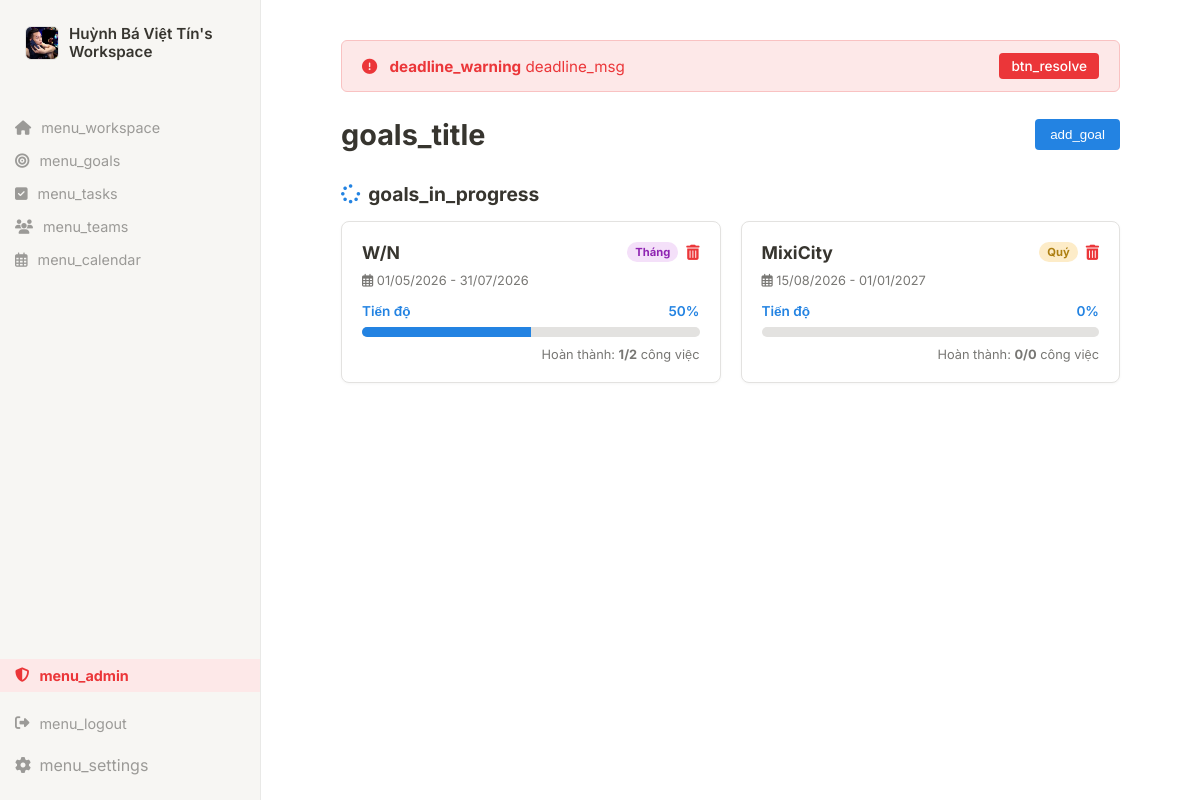
Page /public/index.php?action=goals (signed in) on the committed database.
### tables this page shows
CREATE TABLE `users` (
  `id` int(11) NOT NULL AUTO_INCREMENT,
  `fullname` varchar(100) NOT NULL,
  `email` varchar(100) NOT NULL,
  `password` varchar(255) NOT NULL,
  `role` enum('admin','user') DEFAULT 'user',
  `created_at` timestamp NOT NULL DEFAULT current_timestamp(),
  `phone` varchar(20) DEFAULT NULL,
  `avatar` varchar(255) DEFAULT 'default.png',
  `notifications` tinyint(1) DEFAULT 1,
  `language` varchar(10) DEFAULT 'vi',
  `timezone` varchar(50) DEFAULT 'Asia/Ho_Chi_Minh',
  `dob` date DEFAULT NULL,
  `address` varchar(255) DEFAULT NULL,
  `bio` text DEFAULT NULL,
  `notify_deadline` tinyint(1) DEFAULT 1,
  `notify_alerts` tinyint(1) DEFAULT 1,
  `is_locked` tinyint(1) DEFAULT 0,
  PRIMARY KEY (`id`),
  UNIQUE KEY `email` (`email`)
);

CREATE TABLE `goals` (
  `id` int(11) NOT NULL AUTO_INCREMENT,
  `user_id` int(11) NOT NULL,
  `title` varchar(255) NOT NULL,
  `type` enum('Tuần','Tháng','Quý') DEFAULT 'Tuần',
  `start_date` date DEFAULT NULL,
  `end_date` date DEFAULT NULL,
  `status` enum('Đang tiến hành','Hoàn thành') DEFAULT 'Đang tiến hành',
  PRIMARY KEY (`id`),
  KEY `fk_goals_users` (`user_id`),
  CONSTRAINT `fk_goals_users` FOREIGN KEY (`user_id`) REFERENCES `users` (`id`) ON DELETE CASCADE
);

### src/core/Database.php (called while the page is built, shortened)
<?php
class Database {
    private static $instance = null;
    private $conn;
    private $host = 'localhost';
    private $db_name = 'quanly_congviec';
    private $username = 'root';
    private $password = '';
    private function __construct() {
        try {
            $this->conn = new PDO(
                "mysql:host=" . $this->host . ";dbname=" . $this->db_name . ";charset=utf8mb4",
                $this->username,
                $this->password
            );
            $tz = date('P');
            $this->conn->exec("SET time_zone = '{$tz}';");
            $this->conn->setAttribute(PDO::ATTR_ERRMODE, PDO::ERRMODE_EXCEPTION);
        } catch(PDOException $e) {
            die("Lỗi kết nối Cơ sở dữ liệu: " . $e->getMessage());
        }
    }
    public static function getInstance() {
        if (!self::$instance) {
            self::$instance = new Database();
        }
        return self::$instance;
    }
    public function getConnection() {
        return $this->conn;
    }
}

### src/Models/GoalModel.php (called while the page is built, shortened)
<?php
require_once PROJECT_ROOT . '/src/Core/Database.php';
class GoalModel {
    private $conn;
    public function __construct() {
        $this->conn = Database::getInstance()->getConnection();
    }
    public function getGoalsWithProgress($userId) {
        $sql = "SELECT g.*,
                COUNT(t.id) as total_tasks,
                SUM(CASE WHEN t.status = 'Done' THEN 1 ELSE 0 END) as completed_tasks
                FROM goals g
                LEFT JOIN tasks t ON g.id = t.goal_id
                WHERE g.user_id = :user_id
                GROUP BY g.id
                ORDER BY g.end_date ASC";
        $stmt = $this->conn->prepare($sql);
        $stmt->execute(['user_id' => $userId]);
        return $stmt->fetchAll(\PDO::FETCH_ASSOC);
    }
}

### views/goals/index.php (the view, shortened to what this page needs)
<?php
require_once PROJECT_ROOT . '/views/layout/header.php';
require_once PROJECT_ROOT . '/src/Models/GoalModel.php';
$goalModel = new \Tinhu\TaskManager\Models\GoalModel();
$userId = $_SESSION['user_id'];
$goals = $goalModel->getGoalsWithProgress($userId);
$activeGoals = [];
$completedGoals = [];
foreach($goals as $g) {
    $total = $g['total_tasks'] ?? 0;
    $completed = $g['completed_tasks'] ?? 0;
    $percent = $total > 0 ? round(($completed / $total) * 100) : 0;
    $g['percent'] = $percent;
    if($total > 0 && $percent == 100) {
        $completedGoals[] = $g;
    } else {
        $activeGoals[] = $g;
    }
}
$typeColors = [
    'Tuần' => ['bg' => '#e8f3fb', 'text' => '#0b6e99'],
    'Tháng' => ['bg' => '#f4e0f9', 'text' => '#8f24b2'],
    'Quý' => ['bg' => '#fdecc8', 'text' => '#ad7f11']
];
function renderGoalCard($g, $typeColors, $isCompleted = false) {
    $color = $typeColors[$g['type']] ?? $typeColors['Tuần'];
    $progressBarColor = $isCompleted ? '#0f7b6c' : '#2383e2';
    $opacity = $isCompleted ? '0.7' : '1';
    $border = $isCompleted ? 'border: 1px solid #0f7b6c;' : 'border: 1px solid #e3e2e0;';
    echo "
    <div style='background: white; border-radius: 8px; padding: 20px; box-shadow: 0 1px 3px rgba(0,0,0,0.04); opacity: {$opacity}; {$border}'>
        <div style='display: flex; justify-content: space-between; align-items: flex-start; margin-bottom: 10px;'>
            <h3 style='margin: 0; font-size: 1.1rem; color: #37352f;'>" . htmlspecialchars($g['title']) . "</h3>
            <div style='display: flex; gap: 8px; align-items: center;'>
                <span style='background: {$color['bg']}; color: {$color['text']}; padding: 3px 8px; border-radius: 12px; font-size: 0.7rem; font-weight: bold;'>
                    {$g['type']}
                </span>
                <a href='index.php?action=delete-goal&id={$g['id']}' onclick=\"return confirm('Sếp có chắc muốn xóa mục tiêu này? Các công việc bên trong sẽ không bị xóa mà chỉ mất liên kết mục tiêu.')\" style='color: #eb3639; font-size: 0.95rem; text-decoration: none;' title='Xóa mục tiêu'>
                    <i class='fas fa-trash-alt'></i>
                </a>
            </div>
            </div>
        <div style='font-size: 0.8rem; color: #787774; margin-bottom: 15px;'>
            <i class='far fa-calendar-alt'></i> " . date('d/m/Y', strtotime($g['start_date'])) . " - " . date('d/m/Y', strtotime($g['end_date'])) . "
        </div>
        <div style='margin-bottom: 8px; display: flex; justify-content: space-between; font-size: 0.85rem; font-weight: 600;'>
            <span style='color: {$progressBarColor};'>Tiến độ</span>
            <span style='color: {$progressBarColor};'>{$g['percent']}%</span>
        </div>
        <div style='background: #e3e2e0; height: 10px; border-radius: 10px; overflow: hidden; margin-bottom: 10px;'>
            <div style='background: {$progressBarColor}; height: 100%; width: {$g['percent']}%; transition: width 0.5s ease;'></div>
        </div>
        <div style='font-size: 0.8rem; color: #787774; text-align: right;'>
            Hoàn thành: <strong>{$g['completed_tasks']}/{$g['total_tasks']}</strong> công việc
        </div>
    </div>";
}
?>
<div style="display: flex; justify-content: space-between; align-items: center; margin-bottom: 20px;">
    <h1 style="font-size: 1.8rem; margin: 0;"><?= __('goals_title') ?></h1>
    <button onclick="document.getElementById('goalModal').style.display='block'" style="background: #2383e2; color: white; border: none; padding: 8px 15px; border-radius: 4px; cursor: pointer; font-weight: 500;">
        <?= __('add_goal') ?>
    </button>
</div>
<h2 style="font-size: 1.2rem; color: #37352f; margin-top: 30px; margin-bottom: 15px;"><i class="fas fa-spinner fa-spin" style="margin-right: 8px; color: #2383e2;"></i><?= __('goals_in_progress') ?></h2>
<div style="display: grid; grid-template-columns: repeat(auto-fill, minmax(300px, 1fr)); gap: 20px;">
    <?php
    if(empty($activeGoals)) {
        echo "<p style='color: #787774;'>Không có mục tiêu nào đang thực hiện.</p>";
    } else {
        foreach($activeGoals as $g) renderGoalCard($g, $typeColors, false);
    }
    ?>
</div>
<?php require_once PROJECT_ROOT . '/views/layout/footer.php'; ?>

### public/index.php (shortened to what this page needs)
<?php
$action = $_GET['action'] ?? 'login';
switch ($action) {
    case 'goals':
        require_once PROJECT_ROOT . '/views/goals/index.php';
        break;
}

### views/layout/header.php (shortened to what this page needs)
<?php
$fullname = $_SESSION['fullname'] ?? 'Admin';
$lang = $_SESSION['language'] ?? 'vi';
$dictionary = require PROJECT_ROOT . "/lang/{$lang}.php";
if (!function_exists('__')) {
    function __($keyword) {
        global $dictionary;
        return $dictionary[$keyword] ?? $keyword;
    }
}
$dueCount = 0;
$userAvatarPath = 'https://ui-avatars.com/api/?name=' . urlencode($fullname) . '&background=random';
try {
    $db = \Tinhu\TaskManager\Core\Database::getInstance()->getConnection();
    $uid = $_SESSION['user_id'];
    $stmt1 = $db->prepare("SELECT COUNT(*) FROM tasks WHERE user_id = ? AND status != 'Done' AND due_date <= CURDATE() AND due_date != '0000-00-00' AND due_date IS NOT NULL");
    $stmt1->execute([$uid]);
    $countPersonal = (int)$stmt1->fetchColumn();
    $stmt2 = $db->prepare("SELECT COUNT(*) FROM team_tasks WHERE assigned_to = ? AND status != 'Done' AND due_date <= CURDATE() AND due_date != '0000-00-00' AND due_date IS NOT NULL");
    $stmt2->execute([$uid]);
    $countTeam = (int)$stmt2->fetchColumn();
    $dueCount = $countPersonal + $countTeam;
    $stmtAvatar = $db->prepare("SELECT avatar FROM users WHERE id = ?");
    $stmtAvatar->execute([$uid]);
    $dbAvatar = $stmtAvatar->fetchColumn();
    if (!empty($dbAvatar) && $dbAvatar !== 'default.png') {
        $userAvatarPath = '/task_manager/public/uploads/' . $dbAvatar;
    }
} catch (\Exception $e) {}
?>
<!DOCTYPE html>
<html lang="<?= $lang ?>">
<head>
    <link rel="stylesheet" href="css/style.css">
    <link rel="stylesheet" href="https://cdnjs.cloudflare.com/ajax/libs/font-awesome/6.4.0/css/all.min.css">
</head>
<body>
<div class="workspace-wrapper">
    <div class="sidebar">
        <div class="workspace-header">
            <a href="index.php?action=profile" style="display: flex; align-items: center; gap: 10px; padding: 10px; text-decoration: none; color: inherit; border-radius: 6px; margin-bottom: 20px;">
                <img src="<?= $userAvatarPath ?>" style="width: 32px; height: 32px; min-width: 32px; border-radius: 6px; object-fit: cover; border: 1px solid #e3e2e0;">
                <div style="font-weight: 600; font-size: 0.95rem; line-height: 1.2;">
                    <?= htmlspecialchars($fullname) ?>'s Workspace
                </div>
            </a>
        </div>
        <a href="index.php?action=dashboard" class="menu-item"><i class="fas fa-home"></i> <?= __('menu_workspace') ?></a>
        <a href="index.php?action=goals" class="menu-item"><i class="fas fa-bullseye"></i> <?= __('menu_goals') ?></a>
        <a href="index.php?action=tasks" class="menu-item"><i class="fas fa-check-square"></i> <?= __('menu_tasks') ?></a>
        <a href="index.php?action=teams" class="menu-item"><i class="fas fa-users"></i> <?= __('menu_teams') ?></a>
        <a href="index.php?action=calendar" class="menu-item"><i class="far fa-calendar-alt"></i> <?= __('menu_calendar') ?></a>
        <div style="margin-top: auto;">
            <?php if (isset($_SESSION['role']) && $_SESSION['role'] === 'admin'): ?>
                <a href="index.php?action=admin" class="menu-item" style="color: #eb3639; font-weight: bold; background: #fde8e8; margin-bottom: 15px;">
                    <i class="fas fa-shield-alt"></i> <?= __('menu_admin') ?>
                </a>
            <?php endif; ?>
            <a href="index.php?action=logout" class="menu-item"><i class="fas fa-sign-out-alt"></i> <?= __('menu_logout') ?></a>
            <a href="index.php?action=settings" style="display: block; padding: 10px 15px; color: var(--text-muted); text-decoration: none; border-radius: 4px; margin-top: 5px;">
                <i class="fas fa-cog" style="width: 20px;"></i> <?= __('menu_settings') ?>
            </a>
        </div>
    </div>
    <div class="main-content">
        <?php if ($dueCount > 0): ?>
            <div style="background: #fde8e8; border: 1px solid #f9c2c2; color: #eb3639; padding: 12px 20px; border-radius: 6px; margin-bottom: 25px; display: flex; align-items: center; justify-content: space-between; font-size: 0.95rem;">
                <div>
                    <i class="fas fa-exclamation-circle" style="margin-right: 8px;"></i>
                    <strong><?= __('deadline_warning') ?></strong>
                    <?= sprintf(__('deadline_msg'), $dueCount) ?>
                </div>
                <a href="index.php?action=calendar" style="background: #eb3639; color: white; padding: 5px 12px; border-radius: 4px; text-decoration: none; font-size: 0.85rem; font-weight: 500;">
                    <?= __('btn_resolve') ?>
                </a>
            </div>
        <?php endif; ?>

### views/layout/footer.php
</div> </div> </body>
</html>

### public/css/style.css (style rules this page uses)
:root { --bg-main: #ffffff; --text-main: #37352f; --text-muted: #9b9a97; --border-color: #e9e9e7; --hover-bg: #efefed; }
body { font-family: "Inter", sans-serif; background-color: var(--bg-main); color: var(--text-main); margin: 0; display: flex; justify-content: center; align-items: center; height: 100vh; }
.workspace-wrapper { display: flex; height: 100vh; width: 100%; overflow: hidden; }
.sidebar { width: 260px; background-color: #f7f6f3; border-right: 1px solid #e9e9e7; display: flex; flex-direction: column; padding: 15px 0; }
.workspace-header { padding: 0 15px 20px 15px; display: flex; align-items: center; gap: 10px; font-weight: 600; font-size: 0.95rem; cursor: pointer; }
.menu-item { padding: 8px 15px; color: var(--text-muted); text-decoration: none; display: flex; align-items: center; gap: 10px; font-size: 0.9rem; transition: background 0.2s; }
.main-content { flex: 1; background-color: var(--bg-main); padding: 40px 80px; overflow-y: auto; }

### rows in the picture
users: avatar (picture)
goals: title "W/N", type "Tháng", start_date "01/05/2026", end_date "31/07/2026", percent "50", completed_tasks "1", total_tasks "2"
goals: title "MixiCity", type "Quý", start_date "15/08/2026", end_date "01/01/2027", percent "0", completed_tasks "0", total_tasks "0"

### other values in the picture
$fullname "Huỳnh Bá Việt Tín"
__('menu_workspace') "menu_workspace"
__('menu_goals') "menu_goals"
__('menu_tasks') "menu_tasks"
__('menu_teams') "menu_teams"
__('menu_calendar') "menu_calendar"
__('menu_admin') "menu_admin"
__('menu_logout') "menu_logout"
__('menu_settings') "menu_settings"
__('deadline_warning') "deadline_warning"
sprintf(__('deadline_msg'), $dueCount) "deadline_msg"
__('btn_resolve') "btn_resolve"
__('goals_title') "goals_title"
__('add_goal') "add_goal"
__('goals_in_progress') "goals_in_progress"
